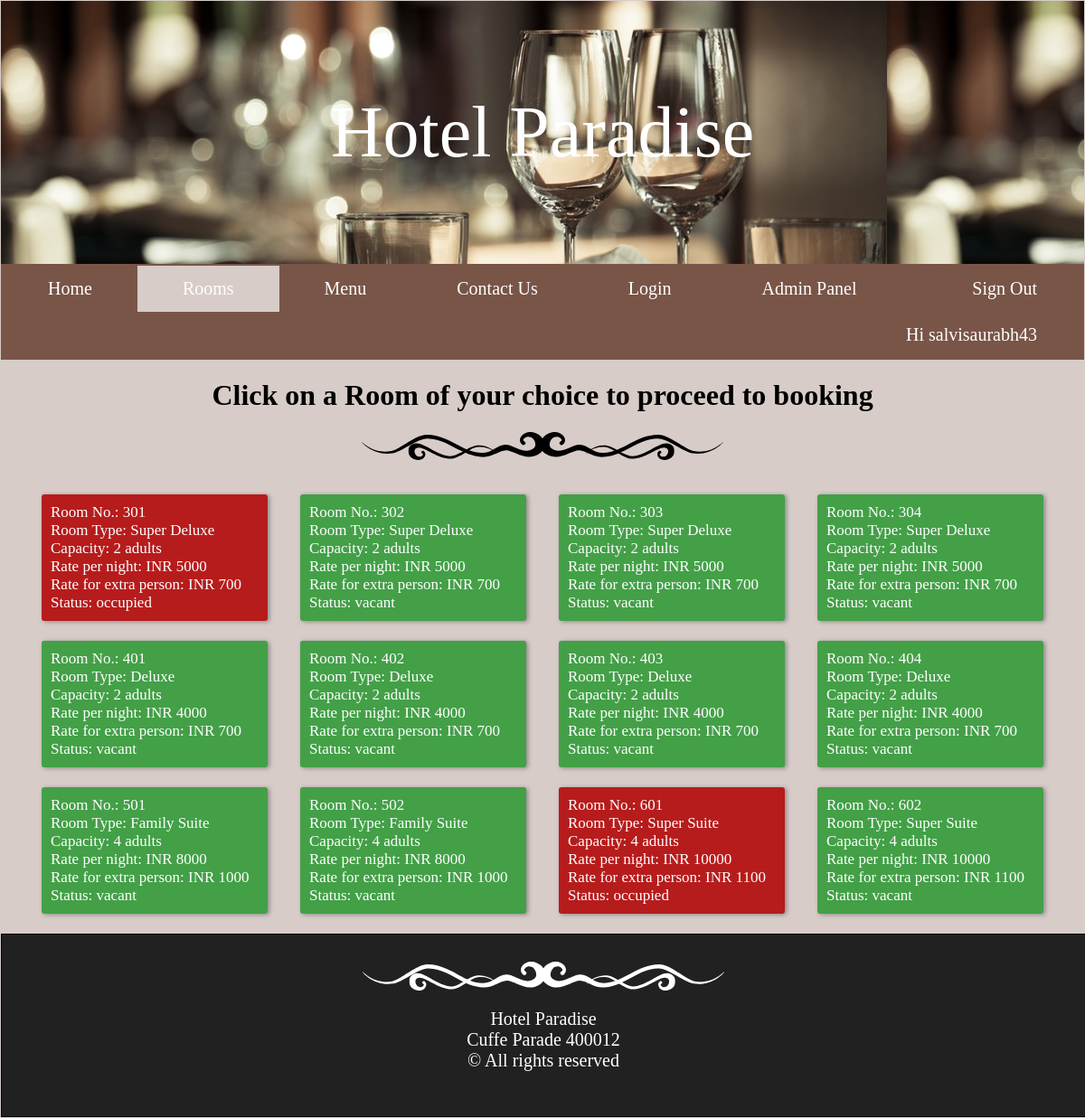
The page /roomBooking.php (signed in) on the database its author committed.
### tables this page shows
CREATE TABLE `rooms` (
  `room_no` int(4) NOT NULL,
  `category` varchar(15) NOT NULL,
  `capacity` int(1) NOT NULL,
  `rate` int(4) NOT NULL,
  `extra person` int(11) NOT NULL,
  `status` varchar(10) NOT NULL
);

### roomBooking.php (the view, shortened to what this page needs)
<?php
	if(isset($_SESSION['username']))
	{
		$username = $_SESSION['username'];
	}
	else
	{
		$message = "YOU NEED TO LOGIN FIRST..!";
		echo "<script type='text/javascript'>alert('$message');</script>";
		header( "Refresh:0; url=userlogin.php", true, 303);
	}
 ?>
<html>
<head>
	<link rel="stylesheet" type="text/css" href="css/custom.css">
	<link rel="stylesheet" type="text/css" href="css/palette.css">
	<link rel="stylesheet" type="text/css" href="css/room.css">
</head>
<body>
	<div class = "header">
		<div class = "heading">Hotel Paradise</div>
	</div>
	<div>
		<ul class="default-primary-color">
		  <li><a href="index.php">Home</a></li>
		  <li><a class="active light-primary-color" href="#">Rooms</a></li>
		  <li><a href="foodmenu.php">Menu</a></li>
		  <li><a href="contactus.php">Contact Us</a></li>
		  <li><a href="userlogin.php">Login</a></li>
		  <li><a href="admin.php">Admin Panel</a></li>
		  <li style="float:right"><a href = "signout.php">Sign Out</a></li>
		  <li style="float:right"><a href = "info.php?user=<?php echo $username; ?>">Hi <?= $username; ?></a></li>
		</ul>
	</div>
	<div class="content" style="">
		<h1 style ="color:#000;text-align:center;">Click on a Room of your choice to proceed to booking</h1>
		<center><img src="assets/divider.svg" width = 400px><br><br><br></center>
		<?php
	    		$servername = "localhost";
				$pwd =  "";
				$username = "root";
				$conn = mysqli_connect($servername,$username,$pwd,"hotel");
				if(!$conn)
					die();
				else
				{
					$sql = "SELECT * FROM rooms";
					$result = mysqli_query($conn,$sql);
					echo ("<center><table border = 0px>");
					echo "<tr hidden = true><td></td><td></td><td></td><td></td></tr><tr>";
					$rowcount = mysqli_num_rows($result);
					if ($rowcount > 0)
					{
						for($i = 1;$i<=$rowcount;$i++)
						{
							$row = mysqli_fetch_array($result);
							if($row["status"] == "vacant")
								echo("<td class = 'room vacant'><a href = 'confirmation.php?room_no=".$row["room_no"]."'><div style = 'font-family: Dancing Script, cursive;'>");
							else
								echo("<td style = 'font-family: Dancing Script, cursive;' class = 'room occupied'>");
							echo("Room No.: ".$row["room_no"]."<br>");
							echo("Room Type: ".$row["category"]."<br>");
							echo("Capacity: ".$row["capacity"]." adults<br>");
							echo("Rate per night: INR ".$row["rate"]."<br>");
							echo("Rate for extra person: INR ".$row["extra person"]."<br>");
							echo("Status: ".$row["status"]);
							echo("</div></a></td>");
							if($i == 4 || $i == 8)
								echo ("</tr><tr>");
						}
					}
				}
		?></div>
	<div class = "footer dark-bg" style="border: 1px solid black;">
		<div style="align-content: center;">
			<center><img src="assets/divider-white.svg" width = 400px></center>
			<p>Hotel Paradise<br>
			Cuffe Parade 400012<br>
			© All rights reserved</p>
		</div>
	</div>
</body>
</html>

### css/custom.css (style rules this page uses)
* { font-family: 'Dancing Script'; }
body { background-color: #D7CCC8; margin: 1px; }
.header { background-image: url("headerbg.jpeg"); width: 100%; border: 0px solid black; padding: 100px 00px; }
.heading { color: #FFFFFF; text-align: center; font-size: 80px; border: 0px solid black; position: relative; }
ul { list-style-type: none; padding: 0; margin: 0px; overflow: hidden; border: 2px solid #795548; font-size: 20px; }
li { float: left; }
li a { display: block; color: white; text-align: center; padding: 14px 50px; text-decoration: none; font-family: 'Dancing Script', cursive; }
.active { color: #000000; }
.footer { margin: 0px; width: 100%; text-align: center; padding: 30px 00px; font-size: 20px; color: #FFF; }

### css/palette.css (style rules this page uses)
.default-primary-color { background: #795548; }
.light-primary-color { background: #D7CCC8; }
.dark-bg { background: #212121; }

### css/room.css (style rules this page uses)
.room { float: left; width: 230px; font-size: 17px; padding: 10px; margin-left: 18px; margin-right: 18px; margin-bottom: 20px; box-shadow: 2px 1px 5px #888888; color : #FFF; border-radius: 3px; cursor: pointer; }
.vacant { background: #43A047; }
.occupied { background: #b71c1c; cursor: not-allowed; }
a { text-decoration: none; }
a:link { color : #FFFFFF; }

### rows shown on the page
rooms: room_no "301", category "Super Deluxe", capacity "2", rate "5000", extra person "700", status "occupied"
rooms: room_no "302", category "Super Deluxe", capacity "2", rate "5000", extra person "700", status "vacant"
rooms: room_no "303", category "Super Deluxe", capacity "2", rate "5000", extra person "700", status "vacant"
rooms: room_no "304", category "Super Deluxe", capacity "2", rate "5000", extra person "700", status "vacant"
rooms: room_no "401", category "Deluxe", capacity "2", rate "4000", extra person "700", status "vacant"
rooms: room_no "402", category "Deluxe", capacity "2", rate "4000", extra person "700", status "vacant"
rooms: room_no "403", category "Deluxe", capacity "2", rate "4000", extra person "700", status "vacant"
rooms: room_no "404", category "Deluxe", capacity "2", rate "4000", extra person "700", status "vacant"
rooms: room_no "501", category "Family Suite", capacity "4", rate "8000", extra person "1000", status "vacant"
rooms: room_no "502", category "Family Suite", capacity "4", rate "8000", extra person "1000", status "vacant"
rooms: room_no "601", category "Super Suite", capacity "4", rate "10000", extra person "1100", status "occupied"
rooms: room_no "602", category "Super Suite", capacity "4", rate "10000", extra person "1100", status "vacant"

### other values the page prints
$username "salvisaurabh43"
